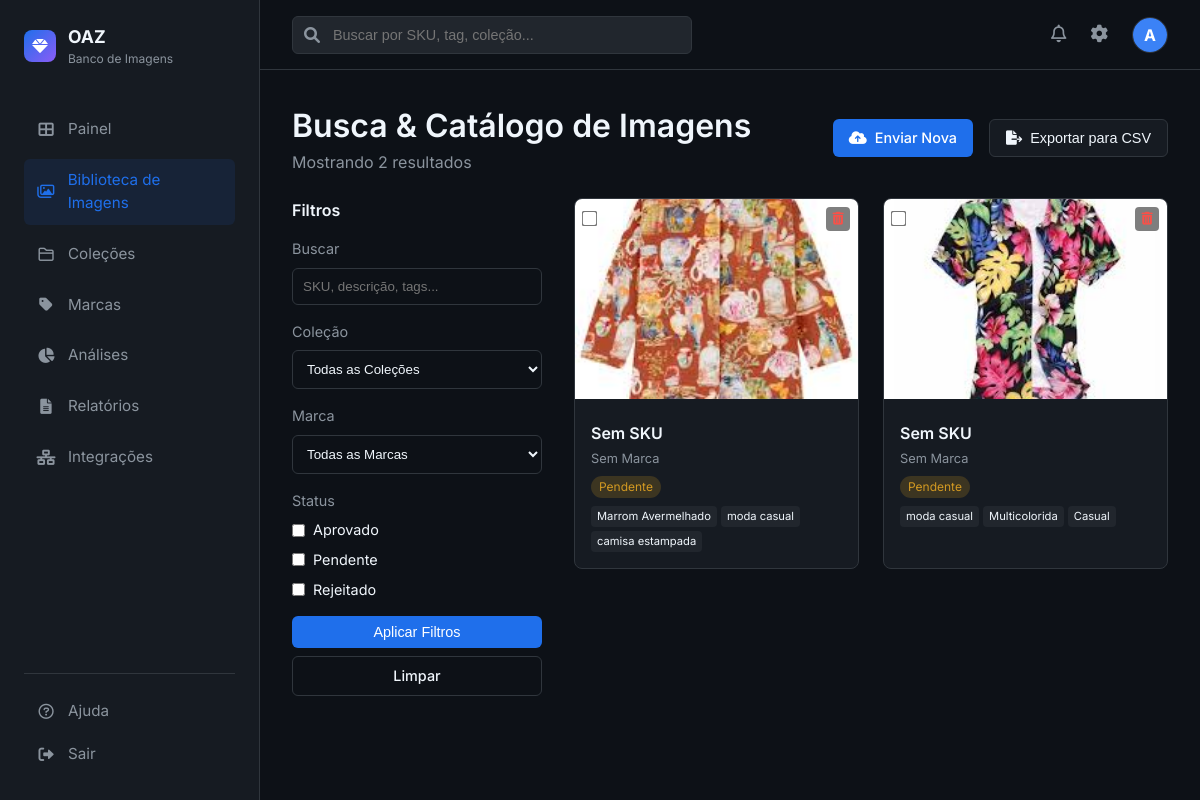
The page /catalog (signed in) on the database as committed earlier.
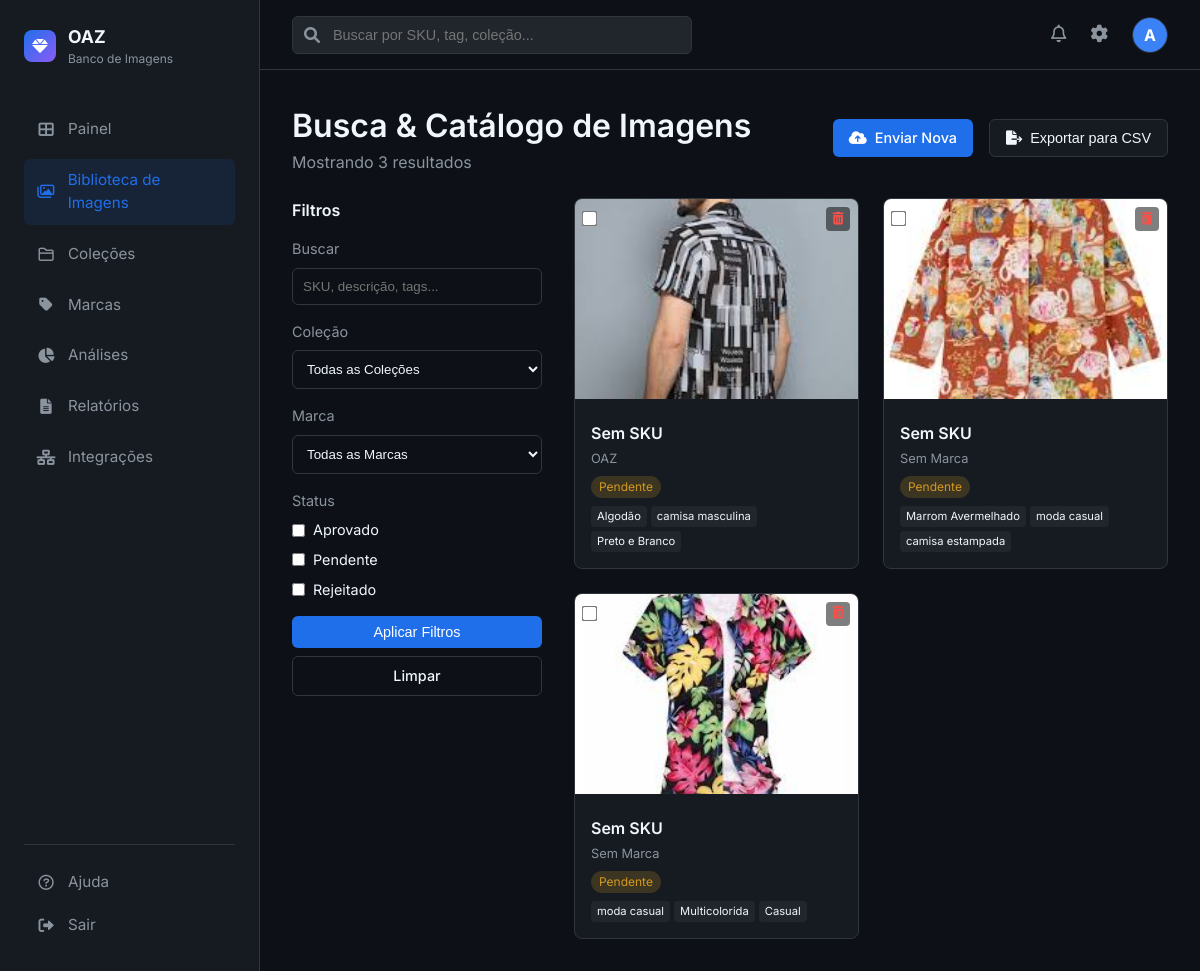
The same page on the database as committed later.
### app.py (models this page shows, shortened)
class User(UserMixin, db.Model):
    id = db.Column(db.Integer, primary_key=True)
    username = db.Column(db.String(80), unique=True, nullable=False)
    email = db.Column(db.String(120), unique=True, nullable=False)
    password_hash = db.Column(db.String(128))

class Image(db.Model):
    id = db.Column(db.Integer, primary_key=True)
    filename = db.Column(db.String(255), nullable=False)
    original_name = db.Column(db.String(255), nullable=False)
    description = db.Column(db.Text)
    sku = db.Column(db.String(50))
    brand_id = db.Column(db.Integer, db.ForeignKey('brand.id'))
    status = db.Column(db.String(20), default='Pendente')
    upload_date = db.Column(db.DateTime, default=datetime.utcnow)
    shooting_date = db.Column(db.Date)
    photographer = db.Column(db.String(100))
    unique_code = db.Column(db.String(50), unique=True)
    collection_id = db.Column(db.Integer, db.ForeignKey('collection.id'))
    uploader_id = db.Column(db.Integer, db.ForeignKey('user.id'))
    tags = db.Column(db.Text)
    ai_item_type = db.Column(db.String(100))
    ai_color = db.Column(db.String(50))
    ai_material = db.Column(db.String(50))
    ai_pattern = db.Column(db.String(50))
    ai_style = db.Column(db.String(50))

class Brand(db.Model):
    id = db.Column(db.Integer, primary_key=True)
    name = db.Column(db.String(100), nullable=False, unique=True)
    description = db.Column(db.Text)
    created_at = db.Column(db.DateTime, default=datetime.utcnow)
    images = db.relationship('Image', backref='brand_ref', lazy=True)

### app.py (the view, shortened to what this page needs)
@app.route('/catalog')
@login_required
def catalog():
    status_filter = request.args.getlist('status')
    collection_filter = request.args.get('collection_id')
    brand_filter = request.args.get('brand_id')
    search_query = request.args.get('q', '').strip()
    query = Image.query
    if status_filter:
        query = query.filter(Image.status.in_(status_filter))
    if collection_filter and collection_filter != 'all':
        query = query.filter_by(collection_id=collection_filter)
    if brand_filter and brand_filter != 'all':
        query = query.filter_by(brand_id=brand_filter)
    images = query.order_by(Image.upload_date.desc()).all()
    collections = Collection.query.all()
    brands = Brand.query.order_by(Brand.name).all()
    for img in images:
        if img.tags:
            try:
                img.tag_list = json.loads(img.tags)
            except:
                img.tag_list = []
        else:
            img.tag_list = []
    return render_template('images/catalog.html', images=images, collections=collections, brands=brands, search_query=search_query)

### templates/images/catalog.html (shortened to what this page needs)
{% extends "base.html" %}
{% block content %}
<div style="display: flex; justify-content: space-between; align-items: center; margin-bottom: 1.5rem;">
    <div>
        <h1>Busca & Catálogo de Imagens</h1>
        <p style="color: var(--text-secondary);">Mostrando {{ images|length }} resultados</p>
    </div>
    <div style="display: flex; gap: 1rem;">
        <a href="{{ url_for('upload') }}" class="btn btn-primary">
            <i class="fas fa-cloud-upload-alt"></i> Enviar Nova
        </a>
        <button class="btn"
            style="background: var(--bg-secondary); border: 1px solid var(--border-color); color: var(--text-primary);">
            <i class="fas fa-file-export"></i> Exportar para CSV
        </button>
    </div>
</div>
<div style="display: flex; gap: 2rem;">
    <div style="width: 250px; flex-shrink: 0;">
        <form action="{{ url_for('catalog') }}" method="GET" style="margin-bottom: 1.5rem;">
            <h3 style="font-size: 1rem; margin-bottom: 1rem;">Filtros</h3>
            <div style="margin-bottom: 1rem;">
                <label style="display: block; font-size: 0.9rem; margin-bottom: 0.5rem; color: var(--text-secondary);">Buscar</label>
                <input type="text" name="q" class="form-control" placeholder="SKU, descrição, tags..." value="{{ search_query or '' }}">
            </div>
            <div style="margin-bottom: 1rem;">
                <label style="display: block; font-size: 0.9rem; margin-bottom: 0.5rem; color: var(--text-secondary);">Coleção</label>
                <select name="collection_id" class="form-control">
                    <option value="all">Todas as Coleções</option>
                </select>
            </div>
            <div style="margin-bottom: 1rem;">
                <label style="display: block; font-size: 0.9rem; margin-bottom: 0.5rem; color: var(--text-secondary);">Marca</label>
                <select name="brand_id" class="form-control">
                    <option value="all">Todas as Marcas</option>
                </select>
            </div>
            <div style="margin-bottom: 1rem;">
                <label style="display: block; font-size: 0.9rem; margin-bottom: 0.5rem; color: var(--text-secondary);">Status</label>
                <div style="display: flex; flex-direction: column; gap: 0.5rem;">
                    <label style="display: flex; align-items: center; gap: 8px; font-size: 0.9rem;">
                        <input type="checkbox" name="status" value="Aprovado" {% if 'Aprovado' in request.args.getlist('status') %}checked{% endif %}> Aprovado
                    </label>
                    <label style="display: flex; align-items: center; gap: 8px; font-size: 0.9rem;">
                        <input type="checkbox" name="status" value="Pendente" {% if 'Pendente' in request.args.getlist('status') %}checked{% endif %}> Pendente
                    </label>
                    <label style="display: flex; align-items: center; gap: 8px; font-size: 0.9rem;">
                        <input type="checkbox" name="status" value="Rejeitado" {% if 'Rejeitado' in request.args.getlist('status') %}checked{% endif %}> Rejeitado
                    </label>
                </div>
            </div>
            <button type="submit" class="btn btn-primary" style="width: 100%; justify-content: center;">Aplicar Filtros</button>
            <a href="{{ url_for('catalog') }}" class="btn" style="width: 100%; justify-content: center; margin-top: 0.5rem; border: 1px solid var(--border-color); color: var(--text-primary);">Limpar</a>
        </form>
    </div>
    <div style="flex: 1;">
        <div class="image-grid">
            {% for image in images %}
            <div class="image-card">
                <div style="position: relative;">
                    <a href="{{ url_for('image_detail', id=image.id) }}">
                        <img src="{{ url_for('static', filename='uploads/' + image.filename) }}" class="image-preview"
                            alt="{{ image.original_name }}">
                    </a>
                    <div style="position: absolute; top: 8px; left: 8px;">
                        <input type="checkbox" style="transform: scale(1.2);">
                    </div>
                    <div style="position: absolute; top: 8px; right: 8px;">
                        <form action="{{ url_for('delete_image', id=image.id) }}" method="POST"
                            onsubmit="return confirm('Deletar esta imagem?');">
                            <button type="submit"
                                style="background: rgba(0,0,0,0.5); border: none; color: #f85149; width: 24px; height: 24px; border-radius: 4px; cursor: pointer; display: flex; align-items: center; justify-content: center;">
                                <i class="fas fa-trash-alt" style="font-size: 0.8rem;"></i>
                            </button>
                        </form>
                    </div>
                </div>
                <div class="image-info">
                    <div class="image-title">{{ image.sku or 'Sem SKU' }}</div>
                    <div class="image-meta">{{ image.brand_ref.name if image.brand_ref else 'Sem Marca' }}</div>
                    <div class="status-badge status-{{ image.status.lower() }}">
                        {{ image.status }}
                    </div>
                    <div style="margin-top: 0.5rem; display: flex; gap: 4px; flex-wrap: wrap;">
                        {% for tag in image.tag_list[:3] %}
                        <span
                            style="font-size: 0.7rem; background: var(--bg-tertiary); padding: 2px 6px; border-radius: 4px;">{{
                            tag }}</span>
                        {% endfor %}
                    </div>
                </div>
            </div>
            {% else %}
            <div style="grid-column: 1 / -1; text-align: center; padding: 4rem; color: var(--text-secondary);">
                <i class="far fa-images" style="font-size: 3rem; margin-bottom: 1rem;"></i>
                <p>Nenhuma imagem encontrada. Envie algumas imagens para começar.</p>
            </div>
            {% endfor %}
        </div>
    </div>
</div>
{% endblock %}

### templates/base.html (shortened to what this page needs)
<!DOCTYPE html>
<html lang="pt-BR">
<head>
    <link rel="stylesheet" href="{{ url_for('static', filename='css/style.css') }}">
    <link href="https://cdnjs.cloudflare.com/ajax/libs/font-awesome/6.0.0/css/all.min.css" rel="stylesheet">
</head>
<body>
    <div class="app-container">
        <aside class="sidebar">
            <div class="logo-area">
                <div class="logo-icon">
                    <i class="fas fa-gem"></i>
                </div>
                <div>
                    <div style="font-weight: 700; font-size: 1.1rem;">OAZ</div>
                    <div style="font-size: 0.75rem; color: var(--text-secondary);">Banco de Imagens</div>
                </div>
            </div>
            <nav class="nav-menu">
                <a href="{{ url_for('dashboard') }}"
                    class="nav-item {% if request.endpoint == 'dashboard' %}active{% endif %}">
                    <i class="fas fa-th-large"></i>
                    <span>Painel</span>
                </a>
                <a href="{{ url_for('catalog') }}"
                    class="nav-item {% if request.endpoint == 'catalog' %}active{% endif %}">
                    <i class="far fa-images"></i>
                    <span>Biblioteca de Imagens</span>
                </a>
                <a href="{{ url_for('collections') }}"
                    class="nav-item {% if request.endpoint == 'collections' %}active{% endif %}">
                    <i class="far fa-folder"></i>
                    <span>Coleções</span>
                </a>
                <a href="{{ url_for('brands') }}"
                    class="nav-item {% if request.endpoint == 'brands' %}active{% endif %}">
                    <i class="fas fa-tag"></i>
                    <span>Marcas</span>
                </a>
                <a href="{{ url_for('analytics') }}"
                    class="nav-item {% if request.endpoint == 'analytics' %}active{% endif %}">
                    <i class="fas fa-chart-pie"></i>
                    <span>Análises</span>
                </a>
                <a href="{{ url_for('reports') }}"
                    class="nav-item {% if request.endpoint == 'reports' %}active{% endif %}">
                    <i class="fas fa-file-alt"></i>
                    <span>Relatórios</span>
                </a>
                <a href="{{ url_for('integrations') }}"
                    class="nav-item {% if request.endpoint == 'integrations' %}active{% endif %}">
                    <i class="fas fa-network-wired"></i>
                    <span>Integrações</span>
                </a>
            </nav>
            <div class="bottom-menu">
                <a href="#" class="nav-item">
                    <i class="far fa-question-circle"></i>
                    <span>Ajuda</span>
                </a>
                <a href="{{ url_for('logout') }}" class="nav-item">
                    <i class="fas fa-sign-out-alt"></i>
                    <span>Sair</span>
                </a>
            </div>
        </aside>
        <main class="main-content">
            <header class="top-header">
                <div class="search-bar">
                    <i class="fas fa-search"></i>
                    <input type="text" placeholder="Buscar por SKU, tag, coleção...">
                </div>
                <div class="header-actions">
                    <button class="icon-btn"><i class="far fa-bell"></i></button>
                    <a href="{{ url_for('settings') }}" class="icon-btn"><i class="fas fa-cog"></i></a>
                    <div class="user-profile">
                        <div
                            style="width:100%; height:100%; background:#3b82f6; display:flex; align-items:center; justify-content:center; color:white; font-weight:bold;">
                            {{ current_user.username[0].upper() }}
                        </div>
                    </div>
                </div>
            </header>
            <div class="content-scroll">
                {% block content %}{% endblock %}
            </div>
        </main>
    </div>
</body>
</html>

Rows that differ between the two databases and show on the page:
added Image: filename (picture), sku "Sem SKU", brand_ref "OAZ", status "Pendente", 3 "Algodão" "camisa masculina" "Preto e Branco"
Other text that changed with them:
{{ images|length }}: "2" → "3"
